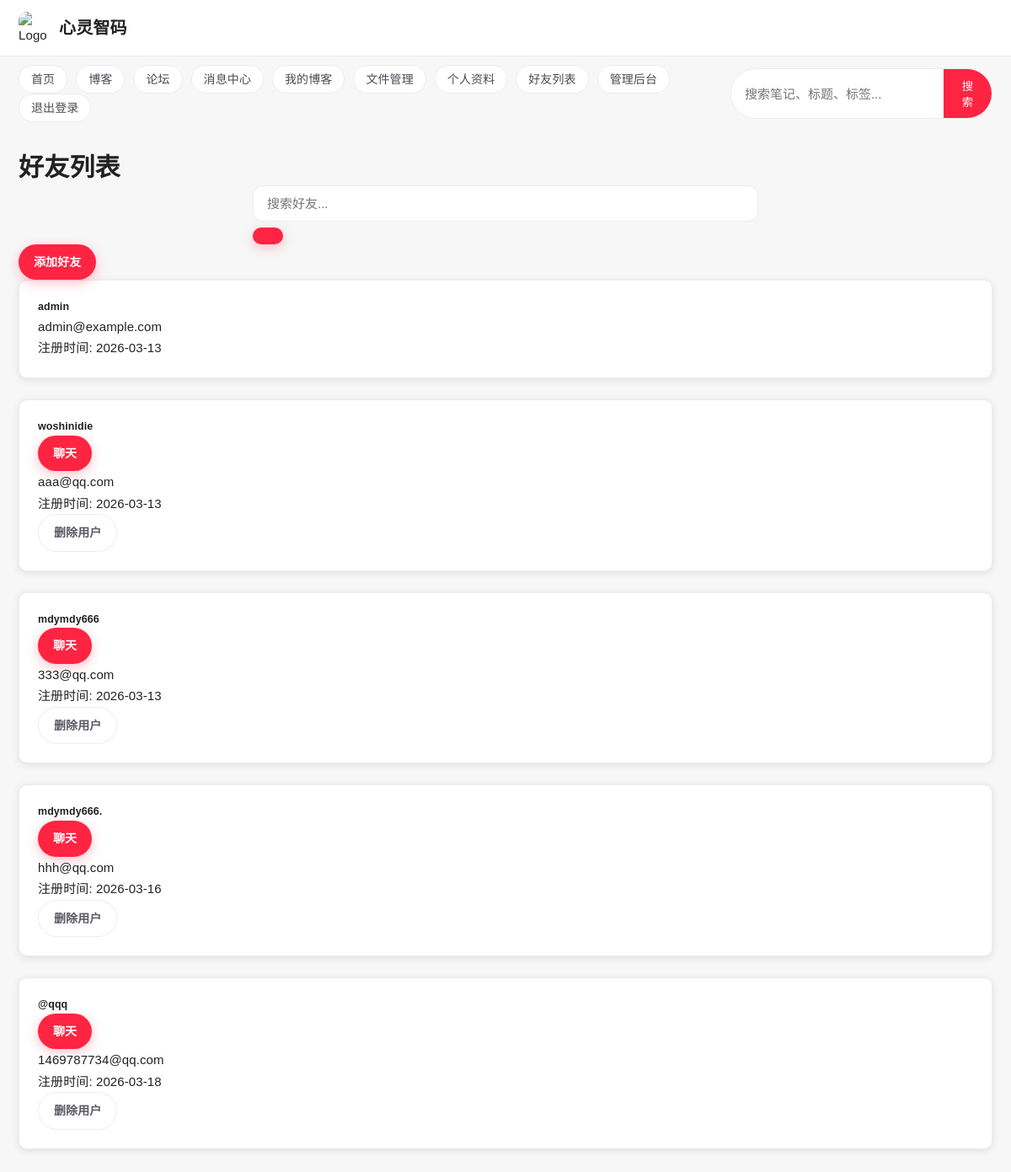
The page /accounts/users/ (signed in) on the database its author committed.
### accounts/models.py (models this page shows, shortened)
class CustomUser(AbstractUser):
    bio = models.TextField(blank=True, null=True)
    avatar = models.ImageField(upload_to='avatars/', blank=True, null=True)
    phone_number = models.CharField(max_length=20, blank=True, null=True)
    date_of_birth = models.DateField(blank=True, null=True)
    is_verified = models.BooleanField(default=False)
    verification_code = models.CharField(max_length=6, blank=True, null=True)
    created_at = models.DateTimeField(default=timezone.now)
    updated_at = models.DateTimeField(auto_now=True)

### accounts/views.py (the view, shortened to what this page needs)
# urls.py: path('users/', views.user_list, name='user_list'),
@login_required
def user_list(request):
    from messages_app.models import Friendship
    from django.db import models
    query = request.GET.get('q', '')
    if request.user.is_superuser:
        if query:
            users = CustomUser.objects.filter(username__icontains=query)
        else:
            users = CustomUser.objects.all()
    return render(request, 'accounts/user_list.html', {'users': users, 'query': query})

### accounts/templates/accounts/user_list.html (shortened to what this page needs)
{% extends 'base.html' %}
{% block content %}
    <div class="d-flex justify-content-between align-items-center mb-4">
        <h1>好友列表</h1>
        <div class="d-flex align-items-center">
            <form action="{% url 'user_list' %}" method="get" class="mr-2">
                <div class="input-group">
                    <input type="text" name="q" placeholder="搜索好友..." value="{{ query }}" class="form-control form-control-sm">
                    <div class="input-group-append">
                        <button type="submit" class="btn btn-sm btn-primary">
                        </button>
                    </div>
                </div>
            </form>
            <a href="{% url 'all_users' %}" class="btn btn-primary">
                 添加好友
            </a>
        </div>
    </div>
    <div class="row">
        {% for user in users %}
            <div class="col-md-4 mb-4">
                <div class="card" style="border-radius: 10px; overflow: hidden; box-shadow: 0 2px 10px rgba(0,0,0,0.1); transition: transform 0.3s ease;">
                    <div class="card-body">
                        <div class="d-flex justify-content-between align-items-center mb-3">
                            <h5 class="card-title mb-0">{{ user.username }}</h5>
                            {% if user != request.user %}
                                <a href="{% url 'conversation' user.id %}" class="btn btn-primary btn-sm">
                                     聊天
                                </a>
                            {% endif %}
                        </div>
                        <p class="card-text text-muted small">{{ user.email }}</p>
                        <p class="card-text text-muted small">注册时间: {{ user.date_joined|date:"Y-m-d" }}</p>
                        {% if user != request.user %}
                            {% if request.user.is_superuser %}
                                <div class="mt-3">
                                    <a href="{% url 'delete_user' user.id %}" class="btn btn-secondary btn-sm">删除用户</a>
                                </div>
                            {% endif %}
                        {% endif %}
                    </div>
                </div>
            </div>
        {% endfor %}
    </div>
{% endblock %}

### templates/base.html (style rules this page uses)
* { margin: 0; padding: 0; box-sizing: border-box; }
:root { --xhs-red: #ff2442; --xhs-red-deep: #e51f3c; --xhs-bg: #f7f7f8; --xhs-card: #ffffff; --xhs-text: #222; --xhs-subtext: #7a7a85; --xhs-border: #ececf1; --xhs-shadow: 0 8px 24px rgba(27, 27, 33, 0.06); }
body { font-family: "PingFang SC", "Microsoft YaHei", Arial, sans-serif; line-height: 1.6; font-size: 15px; letter-spacing: 0.1px; color: var(--xhs-text); background: var(--xhs-bg); }
h1, h2, h3, h4 { line-height: 1.35; letter-spacing: 0.2px; }
p { line-height: 1.7; }
.card { background: var(--xhs-card); border-radius: 14px; padding: 22px; box-shadow: var(--xhs-shadow); margin-bottom: 25px; transition: all 0.3s ease; border: 1px solid var(--xhs-border); }
.btn { display: inline-block; padding: 10px 18px; background: var(--xhs-red); color: white; border: none; border-radius: 999px; cursor: pointer; font-size: 14px; font-weight: 600; transition: all 0.3s ease; text-decoration: none; box-shadow: 0 4px 14px rgba(255, 36, 66, 0.28); }
.btn-secondary { background: #fff; color: #5a5a65; border: 1px solid var(--xhs-border); box-shadow: none; }
form { max-width: 600px; margin: 0 auto; }
form input, form textarea, form select { width: 100%; padding: 12px 16px; border: 1px solid var(--xhs-border); border-radius: 12px; font-size: 15px; transition: all 0.3s ease; background-color: #fff; }

### rows shown on the page
CustomUser: username "admin", email "admin@example.com", date_joined "2026-03-13"
CustomUser: username "woshinidie", shows "聊天", email "aaa@qq.com", date_joined "2026-03-13", shows "删除用户"
CustomUser: username "mdymdy666", shows "聊天", email "333@qq.com", date_joined "2026-03-13", shows "删除用户"
CustomUser: username "mdymdy666.", shows "聊天", email "hhh@qq.com", date_joined "2026-03-16", shows "删除用户"
CustomUser: username "@qqq", shows "聊天", email "1469787734@qq.com", date_joined "2026-03-18", shows "删除用户"
